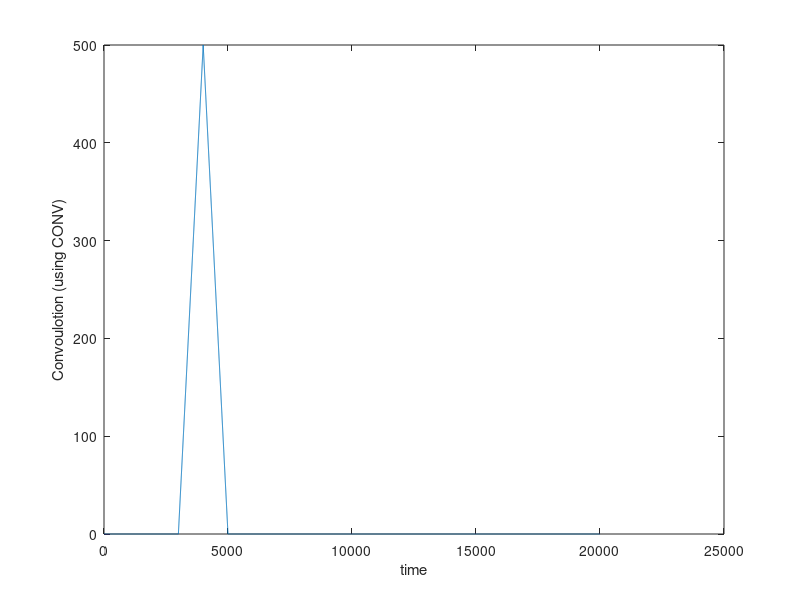

MATLAB code to generate this figure:
ts = 1e-9;  % Sampling time
T = 1e-5;   % Total time duration
tau = 1e-6; % Time constant
t=0:ts:T;
tlen=length(t);
sent=zeros(1,tlen);
sent(1:round(tau/ts))=1;


alpha = 0.5 ;
recieved = zeros(1,tlen);
speedOfLight = 3e8;
R = 450;
td = 2 * R / speedOfLight; 
recieved(round(td/ts) : round((td+tau)/ts)-1 ) = 1 * alpha;



% conv instruciton :
ro=conv(sent,recieved);

[MAXRO,positionOfMax]=max(ro);

finalTd=(positionOfMax - round(tau/ts) )*ts;
finalR=finalTd*speedOfLight/2 ;

timeFrame = size(ro);
plot((1:timeFrame(2)),ro);
xlabel("time");
ylabel("Convoulotion (using CONV)");

disp(["Final R usign CONV is : " , int2str(finalR)])



